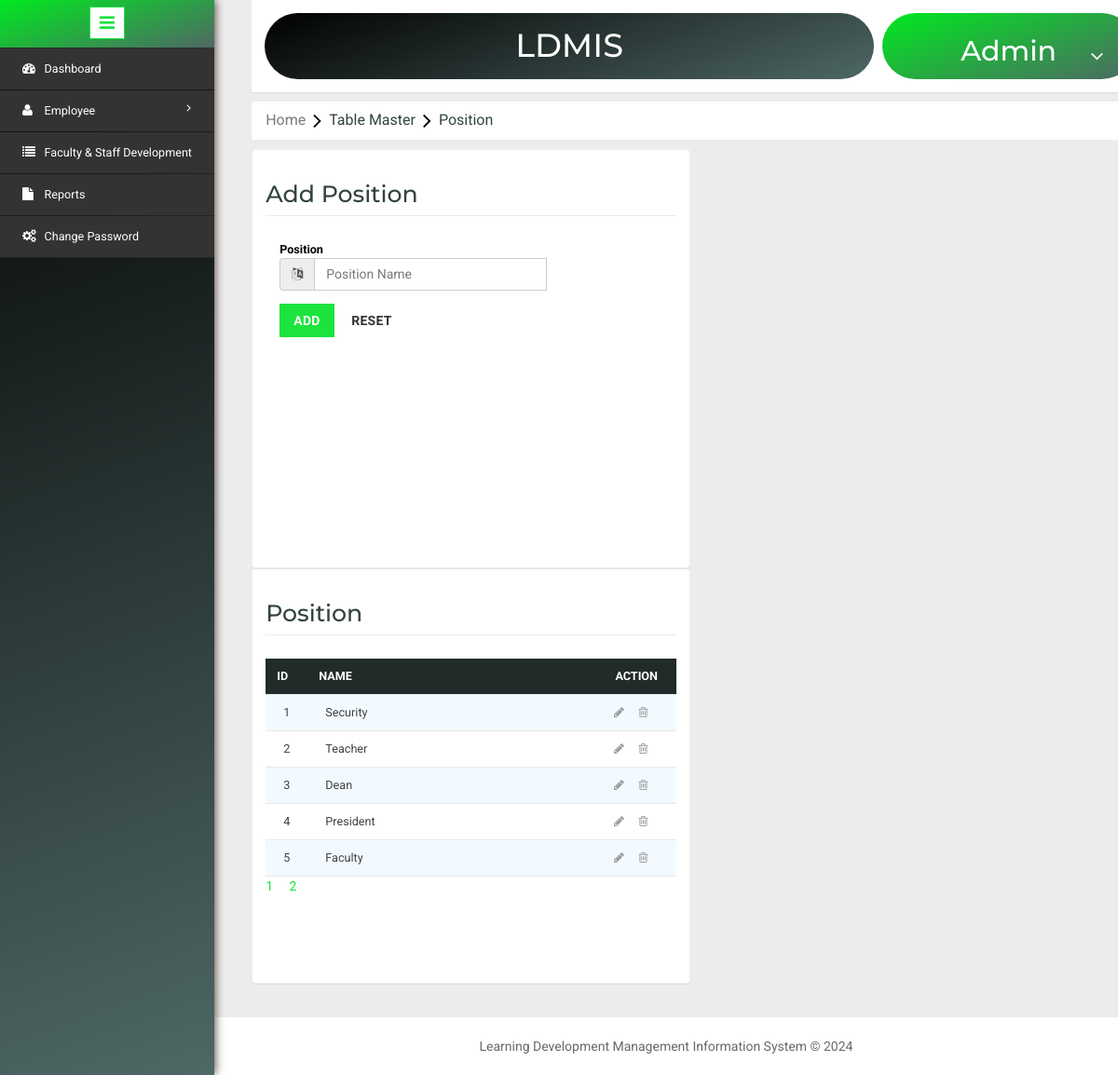
The app's page /position.php (signed in) with its own data.
### tables this page shows
CREATE TABLE `position` (
  `PositionId` int(11) NOT NULL,
  `Name` varchar(200) NOT NULL
);

### position.php (the view, shortened to what this page needs)
<?php include('header.php'); ?>
<?php
	$dbs = new database();
	$db=$dbs->connection();
  $name="";
  $page = "";
  $pagelimit = 5;
  $positionid = mysqli_query($db,"select count(PositionId) total from position");
  $positionn = mysqli_fetch_assoc($positionid);
  $number_of_row = ceil($positionn['total'] /5);
  if(isset($_GET['bn']) && intval($_GET['bn']) <= $number_of_row && intval($_GET['bn']) != 0)
  {
    $Skip = (intval($_GET['bn']) * $pagelimit) - $pagelimit;
    $sql = mysqli_query($db,"select * from position LIMIT $Skip,$pagelimit");
  }
  else
  {
    $sql = mysqli_query($db,"select * from position LIMIT $pagelimit");
  }
  for($i=0;$i<$number_of_row;$i++)
  {
    $d = $i+1;
    $page .= "<a href='position.php?bn=$d'>$d</a>&nbsp &nbsp &nbsp";
  }
?>
<link rel="stylesheet" type="text/css" href="css/table-style.css" />
<ol class="breadcrumb" style="margin: 10px 0px ! important;">
    <li class="breadcrumb-item"><a href="Home.php">Home</a><i class="fa fa-angle-right"></i>Table Master<i class="fa fa-angle-right"></i>Position</li>
</ol>
<div class="validation-system" style="margin-top: 0;">
 		<div class="validation-form" style="overflow: auto; margin-right:20px; height: 450px; width: 49%; float: left;">
        <form method="POST" action="controller/ccity.php?positionedit=<?php echo isset($row['PositionId']) ? $row['PositionId'] : ''; ?>">
        <div class="vali-form-group" >
        <h2>Add Position</h2>
          	<div class="col-md-3 control-label">
            	<label class="control-label">Position</label>
              	<div class="input-group">
                  	<span class="input-group-addon">
              			<i class="fa fa-language" aria-hidden="true"></i>
              		</span>
              	<input type="text" name="position" required="" value="<?php echo $name; ?>"  placeholder="Position Name" class="form-control" style="width: 250px; height: 35px; float: right;">
              	</div>
            </div>
        </div>
            <div class="col-md-12 form-group">
              <button type="submit" name="positionl" class="btn btn-primary">Add</button>
              <button type="reset" class="btn btn-default">Reset</button>
            </div>
          <div class="clearfix"> </div>
        </form>
 </div>
 <div class="validation-form" style="width: 49%; overflow: auto;">
 		<div style="height: 396px;">
					<div class="w3l-table-info">
					  <h2>Position</h2>
					    <table id="table">
						<thead>
						  <tr>
						  	<th>Id</th>
							<th style="width: 5000px;">Name</th>
							<th style="text-align: center; width: 450px;">Action</th>
						  </tr>
						</thead>
						<tbody>
						<?php $i=1; while($row = mysqli_fetch_assoc($sql)) { ?>
						<tr>
							<td><?php if(isset($_GET['bn'])==0){ echo $i; } else{ echo ($_GET['bn']-1)*5+$i; } $i++;?></td>
							<td><?php echo ucfirst($row['Name']); ?></td>
							<td><a href="?positionedit=<?php echo $row['PositionId']; ?>"><i class="fa fa-pencil" aria-hidden="true"></i></a>&nbsp;&nbsp;&nbsp;&nbsp;&nbsp;<a href="controller/ccity.php?positiondelete=<?php echo $row['PositionId']; ?>"><i class="fa fa-trash-o" aria-hidden="true"></i></a></td>
						 </tr>
						<?php } ?>
						</tbody>
					  </table>
            <div><?php echo $page;?></div>
					</div>
		</div>
 </div>
</div>
<?php include('footer.php'); ?>

### css/table-style.css (style rules this page uses)
table { background: white; border-collapse: collapse; margin: 1.25em 0 0; width: 100%; }
table tr, table th, table td { border: none; border-bottom: 1px solid #e8e8e8; font-size: .95em; }
table th, table td { padding: 10px 12px; text-align: left; }
table th { background: #212b2a; color: #fff; text-transform: uppercase; }
table tr td { background: #f3faff; color: #424242; }
table tr:nth-of-type(2n+2) td { background: #ffffff; }
table { width: 100%; }

### records on screen
position: Name "Security"
position: Name "Teacher"
position: Name "Dean"
position: Name "President"
position: Name "Faculty"

### other values on screen
$d "1"
$d "2"
